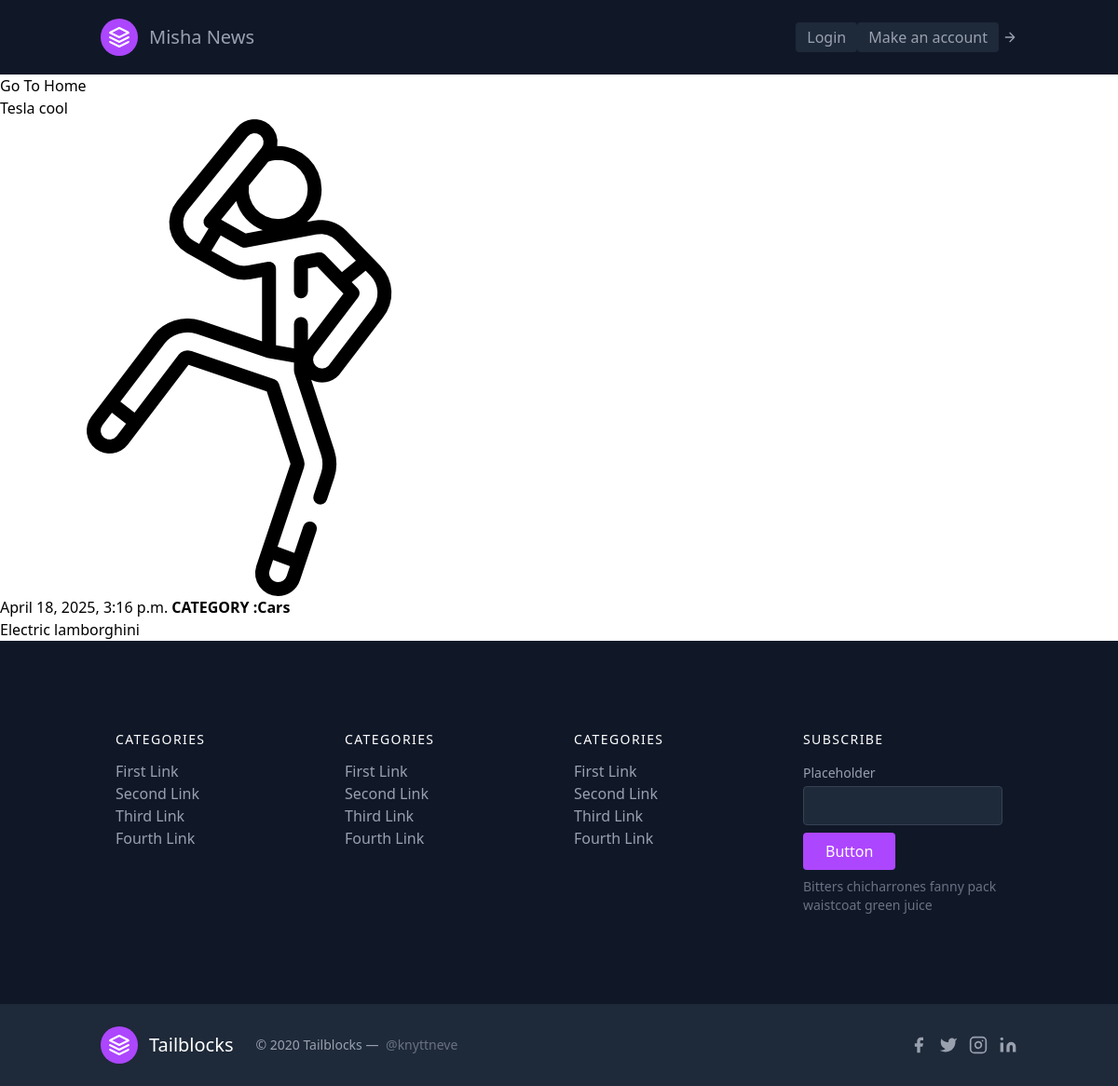
/detail/3, run on the app's committed database.
### Misha/models.py (models this page shows, shortened)
class News(models.Model):
    title = models.CharField(max_length=200)
    pub_date = models.DateTimeField(auto_now=True)
    text = models.TextField()
    image = models.ImageField(upload_to='news/images')
    category = models.ForeignKey(Category, on_delete=models.CASCADE)
    class Meta:
        verbose_name_plural='NEWS'
        verbose_name='NEW'

class Category(models.Model):
    name = models.CharField(max_length=200)
    class Meta:
        verbose_name='category'
    def __str__(self) -> str:
        return self.name

### Misha/views.py (the view)
# urls.py: path('detail/<int:id>',detail,name='dev'),
def detail(request,id):
    novost = get_object_or_404(News,id=id)
    context = {
        'novost':novost
    }
    return render(request,'detail.html',context)

### templates/detail.html
{%        extends 'base.html'                  %}
{%           block content                     %}
    <a href="{%  url 'home'  %}"> <input type="button" value="Go To Home">  </a>
    <h1>{{novost.title}}</h1>
    <img src="{{novost.image.url}}" alt="">
    <p>{{novost.pub_date}} <strong> CATEGORY :{{novost.category}}</strong></p>
    <p>{{novost.text}}</p>
{%   endblock                                  %}

### data on the page
News: title "Tesla cool", image (picture), pub_date "April 18, 2025, 3:16 p.m.", category "Cars", text "Electric lamborghini"
